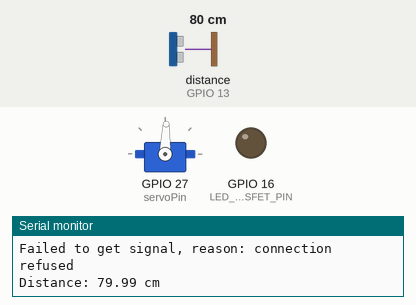
The sketch below on a simulated ESP32. Parts: servo, output pins drawn as LEDs (lit = HIGH), the last lines printed to the serial monitor. The inputs (shaded band) are chosen by the test bench; at power-on: distance to the obstacle (sensor on GPIO 13) 80 cm. The echo pulse lasts 58.3 µs per cm; WiFi joins after 1.5 s; servers stay silent unless stated; pins used as bus, display or sensor lines are not drawn.

Above: at 2.7 s.
2.8 s: distance to the obstacle (sensor on GPIO 13) set to 7 cm
7.1 s: distance to the obstacle (sensor on GPIO 13) set to 4 cm
At 9.9 s:
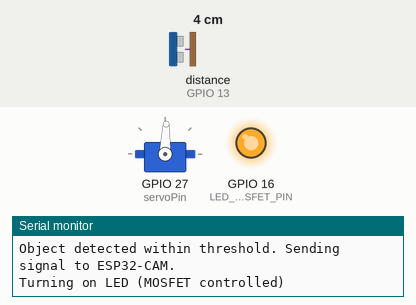
Timing chart, 0 to 16.8 s (numbered marks = the images above; inputs shaded):
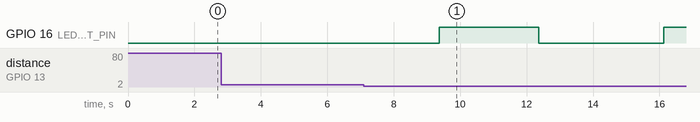

Measured:
- the behaviour switches between 6 and 5 cm on distance to the obstacle (sensor on GPIO 13) (found by bisection; images 0 and 1)
- after the input at 7.1 s, GPIO 16 (LED_MOSFET_PIN): LOW → HIGH after 2.3 s, → LOW 3.0 s later, → HIGH 3.8 s later

The sketch:

esp_receiver.ino
```cpp
// esp_receiver_process_image.ino - Code for receiving and processing image signal
// This code interacts with Firebase to process incoming signals and control a servo motor.
// Replace 'YOUR_FIREBASE_CREDENTIALS.json' with the path to your Firebase credentials.

#include <WiFi.h>
#include <FirebaseESP32.h>   // Correct header for ESP32 Firebase client
#include <ESP32Servo.h>      // Include the ESP32Servo library
#include <NewPing.h>         // Include NewPing library for Ultrasonic sensor

// Firebase project credentials
#define FIREBASE_HOST "process-image-default-rtdb.firebaseio.com"
#define FIREBASE_API_KEY "AIzaSyCE5DBeoY09knnk81QtFfoJ7Abm-RyeT5M"

// Provide the token generation process info
#include "addons/TokenHelper.h"

// Provide the RTDB payload printing info and other helper functions
#include "addons/RTDBHelper.h"

const char* ssid = "TELUSWiFi7618";
const char* password = "mLY74KcYu3";

FirebaseData firebaseData;
FirebaseAuth auth;
FirebaseConfig config;

// Variables to store the last received signal and timestamp
String lastSignal = "";
String lastTimestamp = "";

// Servo setup
Servo myServo;               // Create a Servo object
int servoPin = 27;            // Pin to which the servo is connected
int servoPosition = 88;      // Initial servo position (90 degrees)
int activePosition = 2;      // Position to move when "desired_object" is detected

// Ultrasonic Sensor Setup
#define TRIG_PIN 12          // TRIG pin for Ultrasonic Sensor
#define ECHO_PIN 13          // ECHO pin for Ultrasonic Sensor
#define MAX_DISTANCE 200     // Maximum distance to measure (in cm)
NewPing sonar(TRIG_PIN, ECHO_PIN, MAX_DISTANCE);
const float detectionThreshold = 5.40; // Distance threshold for detection in cm

// ESP32-CAM Trigger Pin
#define CAM_TRIGGER_PIN 14   // GPIO pin to send a signal to the ESP32-CAM
#define LED_MOSFET_PIN 16    // GPIO pin to control the MOSFET for the LED

void setup() {
    Serial.begin(115200);
    WiFi.begin(ssid, password);

    while (WiFi.status() != WL_CONNECTED) {
        delay(500);
        Serial.print(".");
    }

    Serial.println("WiFi connected");
    Serial.println("IP address: ");
    Serial.println(WiFi.localIP());

    // Set Firebase configuration
    config.database_url = FIREBASE_HOST;
    config.api_key = FIREBASE_API_KEY;
    config.token_status_callback = tokenStatusCallback;  // Assign the callback function for token generation

    // Set email and password for Firebase authentication
    auth.user.email = "trungkhang1110@gmail.com";  // Replace with your email
    auth.user.password = "khangpro1110";   // Replace with your password

    // Initialize Firebase
    Firebase.begin(&config, &auth);
    Firebase.reconnectWiFi(true);

    Serial.println("Firebase initialized");

    // Initialize the servo
    myServo.attach(servoPin);          // Attach the servo to the specified pin
    myServo.write(servoPosition);      // Move the servo to the initial position

    // Initialize the pin used to send signal to ESP32-CAM
    pinMode(CAM_TRIGGER_PIN, OUTPUT);
    digitalWrite(CAM_TRIGGER_PIN, LOW); // Start with the trigger signal LOW

    // Initialize the pin for MOSFET control (for LED)
    pinMode(LED_MOSFET_PIN, OUTPUT);
    digitalWrite(LED_MOSFET_PIN, LOW);  // Start with the LED MOSFET off
}

void loop() {
    // Get the duration of the echo pulse in microseconds
    long duration = sonar.ping();

    // Calculate the distance in cm (0.0343 cm per microsecond)
    float distance = duration * 0.0343 / 2.0;  // Divide by 2 to account for the pulse traveling to the object and back

    // Print the distance to 2 decimal places
    Serial.print("Distance: ");
    Serial.print(distance, 2);  // Print the distance with 2 decimal places
    Serial.println(" cm");

    // If object is detected within threshold, send a signal to ESP32-CAM
    if (distance > 0 && distance < detectionThreshold) {
        Serial.println("Object detected within threshold. Sending signal to ESP32-CAM.");
        digitalWrite(CAM_TRIGGER_PIN, HIGH);  // Send HIGH signal to trigger ESP32-CAM
        delay(100);                           // Small delay to ensure the signal is received
        digitalWrite(CAM_TRIGGER_PIN, LOW);   // Reset the signal

        // After sending signal to ESP32-CAM, wait for 2 second
        delay(2000);

        // Turn on the MOSFET to power the LED
        Serial.println("Turning on LED (MOSFET controlled)");
        digitalWrite(LED_MOSFET_PIN, HIGH);   // Turn on the MOSFET

        // Keep the LED on for 3 seconds
        delay(3000);

        // Turn off the LED (MOSFET)
        Serial.println("Turning off LED (MOSFET controlled)");
        digitalWrite(LED_MOSFET_PIN, LOW);    // Turn off the MOSFET

        delay(500);  // Prevent rapid triggering
    }

    // Firebase functionality (unchanged)
    if (Firebase.ready()) {
        if (Firebase.getJSON(firebaseData, "/signal")) {
            if (firebaseData.dataType() == "json") {
                FirebaseJsonData jsonData;

                // Extract the "value" field
                String currentSignal = "";
                if (firebaseData.jsonObject().get(jsonData, "value")) {
                    currentSignal = jsonData.stringValue;
                }

                // Extract the "timestamp" field
                String currentTimestamp = "";
                if (firebaseData.jsonObject().get(jsonData, "timestamp")) {
                    currentTimestamp = jsonData.stringValue;
                }

                // Check if the timestamp is different from the last timestamp
                if (currentTimestamp != lastTimestamp) {
                    Serial.println("New or updated signal received: " + currentSignal + " at " + currentTimestamp);

                    if (currentSignal == "desired_object") {
                        Serial.println("Desired object detected");

                        // Move the servo to the active position
                        myServo.write(activePosition);
                        delay(3000);  // Keep the servo in the active position for 3 seconds

                        // Move the servo back to the initial position
                        myServo.write(servoPosition);
                    }

                    // Update the last signal and timestamp with the current ones
                    lastSignal = currentSignal;
                    lastTimestamp = currentTimestamp;
                } else {
                    Serial.println("Signal is the same as the last one and not updated");
                }
            }
        } else {
            Serial.println("Failed to get signal, reason: " + firebaseData.errorReason());
        }
    }

    delay(1000);  // Poll Firebase every second (adjust as needed)
}
```
